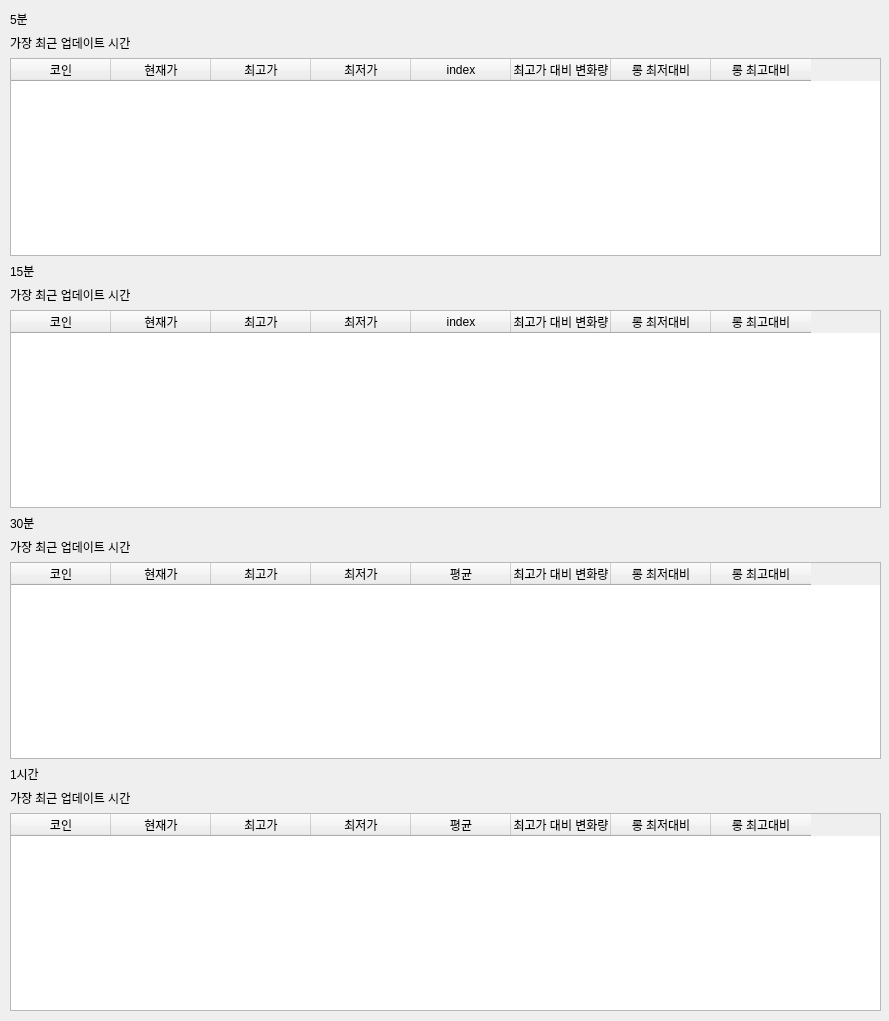
<?xml version="1.0" encoding="UTF-8"?>
<ui version="4.0">
 <class>Form</class>
 <widget class="QWidget" name="Form">
  <property name="geometry">
   <rect>
    <x>0</x>
    <y>0</y>
    <width>889</width>
    <height>1021</height>
   </rect>
  </property>
  <property name="windowTitle">
   <string>Form</string>
  </property>
  <widget class="QWidget" name="layoutWidget">
   <property name="geometry">
    <rect>
     <x>10</x>
     <y>10</y>
     <width>871</width>
     <height>1001</height>
    </rect>
   </property>
   <layout class="QVBoxLayout" name="verticalLayout">
    <item>
     <widget class="QLabel" name="label">
      <property name="text">
       <string>5분</string>
      </property>
     </widget>
    </item>
    <item>
     <widget class="QLabel" name="current_time">
      <property name="text">
       <string>가장 최근 업데이트 시간</string>
      </property>
     </widget>
    </item>
    <item>
     <widget class="QTableWidget" name="min5table">
      <column>
       <property name="text">
        <string>코인</string>
       </property>
      </column>
      <column>
       <property name="text">
        <string>현재가</string>
       </property>
      </column>
      <column>
       <property name="text">
        <string>최고가</string>
       </property>
      </column>
      <column>
       <property name="text">
        <string>최저가</string>
       </property>
      </column>
      <column>
       <property name="text">
        <string>index</string>
       </property>
      </column>
      <column>
       <property name="text">
        <string>최고가 대비 변화량</string>
       </property>
      </column>
      <column>
       <property name="text">
        <string>롱 최저대비</string>
       </property>
      </column>
      <column>
       <property name="text">
        <string>롱 최고대비</string>
       </property>
      </column>
     </widget>
    </item>
    <item>
     <widget class="QLabel" name="label_3">
      <property name="text">
       <string>15분</string>
      </property>
     </widget>
    </item>
    <item>
     <widget class="QLabel" name="current_time_2">
      <property name="text">
       <string>가장 최근 업데이트 시간</string>
      </property>
     </widget>
    </item>
    <item>
     <widget class="QTableWidget" name="min15table">
      <column>
       <property name="text">
        <string>코인</string>
       </property>
      </column>
      <column>
       <property name="text">
        <string>현재가</string>
       </property>
      </column>
      <column>
       <property name="text">
        <string>최고가</string>
       </property>
      </column>
      <column>
       <property name="text">
        <string>최저가</string>
       </property>
      </column>
      <column>
       <property name="text">
        <string>index</string>
       </property>
      </column>
      <column>
       <property name="text">
        <string>최고가 대비 변화량</string>
       </property>
      </column>
      <column>
       <property name="text">
        <string>롱 최저대비</string>
       </property>
      </column>
      <column>
       <property name="text">
        <string>롱 최고대비</string>
       </property>
      </column>
     </widget>
    </item>
    <item>
     <widget class="QLabel" name="label_4">
      <property name="text">
       <string>30분</string>
      </property>
     </widget>
    </item>
    <item>
     <widget class="QLabel" name="current_time_3">
      <property name="text">
       <string>가장 최근 업데이트 시간</string>
      </property>
     </widget>
    </item>
    <item>
     <widget class="QTableWidget" name="min30table">
      <column>
       <property name="text">
        <string>코인</string>
       </property>
      </column>
      <column>
       <property name="text">
        <string>현재가</string>
       </property>
      </column>
      <column>
       <property name="text">
        <string>최고가</string>
       </property>
      </column>
      <column>
       <property name="text">
        <string>최저가</string>
       </property>
      </column>
      <column>
       <property name="text">
        <string>평균</string>
       </property>
      </column>
      <column>
       <property name="text">
        <string>최고가 대비 변화량</string>
       </property>
      </column>
      <column>
       <property name="text">
        <string>롱 최저대비</string>
       </property>
      </column>
      <column>
       <property name="text">
        <string>롱 최고대비</string>
       </property>
      </column>
     </widget>
    </item>
    <item>
     <widget class="QLabel" name="label_5">
      <property name="text">
       <string>1시간</string>
      </property>
     </widget>
    </item>
    <item>
     <widget class="QLabel" name="current_time_4">
      <property name="text">
       <string>가장 최근 업데이트 시간</string>
      </property>
     </widget>
    </item>
    <item>
     <widget class="QTableWidget" name="hourtable">
      <column>
       <property name="text">
        <string>코인</string>
       </property>
      </column>
      <column>
       <property name="text">
        <string>현재가</string>
       </property>
      </column>
      <column>
       <property name="text">
        <string>최고가</string>
       </property>
      </column>
      <column>
       <property name="text">
        <string>최저가</string>
       </property>
      </column>
      <column>
       <property name="text">
        <string>평균</string>
       </property>
      </column>
      <column>
       <property name="text">
        <string>최고가 대비 변화량</string>
       </property>
      </column>
      <column>
       <property name="text">
        <string>롱 최저대비</string>
       </property>
      </column>
      <column>
       <property name="text">
        <string>롱 최고대비</string>
       </property>
      </column>
     </widget>
    </item>
   </layout>
  </widget>
 </widget>
 <resources/>
 <connections/>
</ui>
